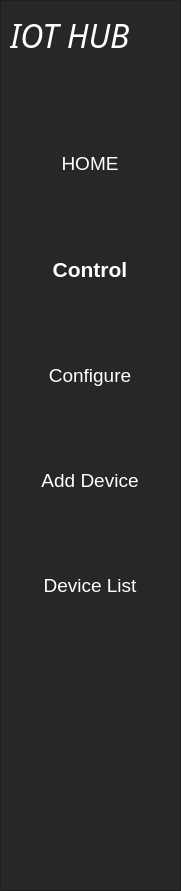
    <widget class="QFrame" name="frame_43">
     <property name="geometry">
      <rect>
       <x>-10</x>
       <y>-10</y>
       <width>181</width>
       <height>891</height>
      </rect>
     </property>
     <property name="styleSheet">
      <string notr="true">
background-color: rgb(39, 39, 39);</string>
     </property>
     <property name="frameShape">
      <enum>QFrame::StyledPanel</enum>
     </property>
     <property name="frameShadow">
      <enum>QFrame::Raised</enum>
     </property>
     <widget class="QLabel" name="label_4">
      <property name="geometry">
       <rect>
        <x>10</x>
        <y>20</y>
        <width>151</width>
        <height>31</height>
       </rect>
      </property>
      <property name="font">
       <font>
        <family>Monotype Corsiva</family>
        <pointsize>24</pointsize>
        <weight>50</weight>
        <italic>true</italic>
        <bold>false</bold>
       </font>
      </property>
      <property name="styleSheet">
       <string notr="true">color: rgb(255, 255, 255);</string>
      </property>
      <property name="frameShadow">
       <enum>QFrame::Plain</enum>
      </property>
      <property name="text">
       <string>IOT HUB</string>
      </property>
     </widget>
     <widget class="QLabel" name="label_5">
      <property name="geometry">
       <rect>
        <x>30</x>
        <y>110</y>
        <width>121</width>
        <height>21</height>
       </rect>
      </property>
      <property name="font">
       <font>
        <pointsize>14</pointsize>
        <weight>75</weight>
        <bold>true</bold>
       </font>
      </property>
      <property name="styleSheet">
       <string notr="true">color: rgb(255, 255, 255);</string>
      </property>
      <property name="frameShadow">
       <enum>QFrame::Plain</enum>
      </property>
      <property name="text">
       <string/>
      </property>
     </widget>
     <widget class="QWidget" name="verticalLayoutWidget_2">
      <property name="geometry">
       <rect>
        <x>10</x>
        <y>80</y>
        <width>160</width>
        <height>591</height>
       </rect>
      </property>
      <layout class="QVBoxLayout" name="verticalLayout_3">
       <item>
        <widget class="QPushButton" name="home">
         <property name="font">
          <font>
           <pointsize>14</pointsize>
          </font>
         </property>
         <property name="styleSheet">
          <string notr="true">color: rgb(255, 255, 255);</string>
         </property>
         <property name="text">
          <string>HOME</string>
         </property>
         <property name="flat">
          <bool>true</bool>
         </property>
        </widget>
       </item>
       <item>
        <widget class="QPushButton" name="control">
         <property name="font">
          <font>
           <pointsize>16</pointsize>
           <weight>75</weight>
           <bold>true</bold>
          </font>
         </property>
         <property name="styleSheet">
          <string notr="true">color: rgb(255, 255, 255);</string>
         </property>
         <property name="text">
          <string>Control</string>
         </property>
         <property name="flat">
          <bool>true</bool>
         </property>
        </widget>
       </item>
       <item>
        <widget class="QPushButton" name="configure">
         <property name="font">
          <font>
           <pointsize>14</pointsize>
          </font>
         </property>
         <property name="styleSheet">
          <string notr="true">color: rgb(255, 255, 255);</string>
         </property>
         <property name="text">
          <string>Configure</string>
         </property>
         <property name="flat">
          <bool>true</bool>
         </property>
        </widget>
       </item>
       <item>
        <widget class="QPushButton" name="add_device">
         <property name="font">
          <font>
           <pointsize>14</pointsize>
          </font>
         </property>
         <property name="styleSheet">
          <string notr="true">color: rgb(255, 255, 255);</string>
         </property>
         <property name="text">
          <string>Add Device</string>
         </property>
         <property name="flat">
          <bool>true</bool>
         </property>
        </widget>
       </item>
       <item>
        <widget class="QPushButton" name="device_list">
         <property name="font">
          <font>
           <pointsize>14</pointsize>
          </font>
         </property>
         <property name="styleSheet">
          <string notr="true">color: rgb(255, 255, 255);</string>
         </property>
         <property name="text">
          <string>Device List</string>
         </property>
         <property name="flat">
          <bool>true</bool>
         </property>
        </widget>
       </item>
      </layout>
     </widget>
    </widget>
